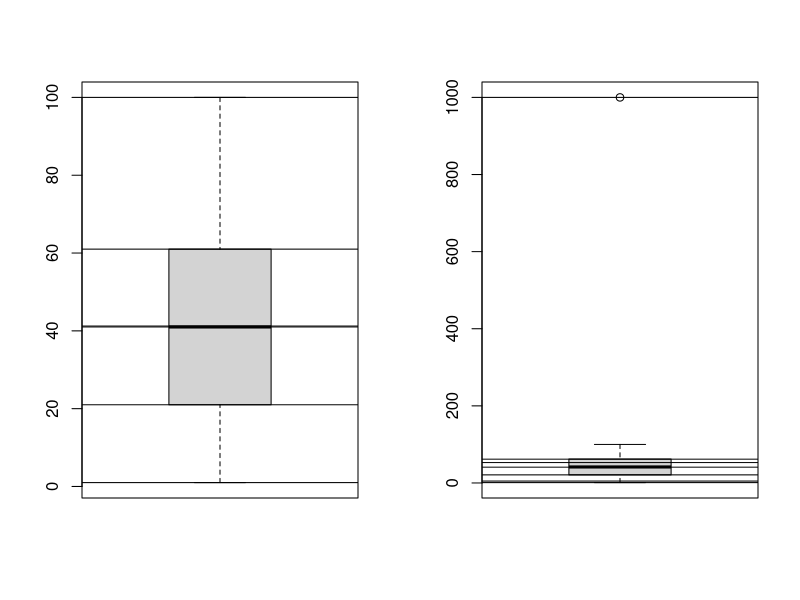
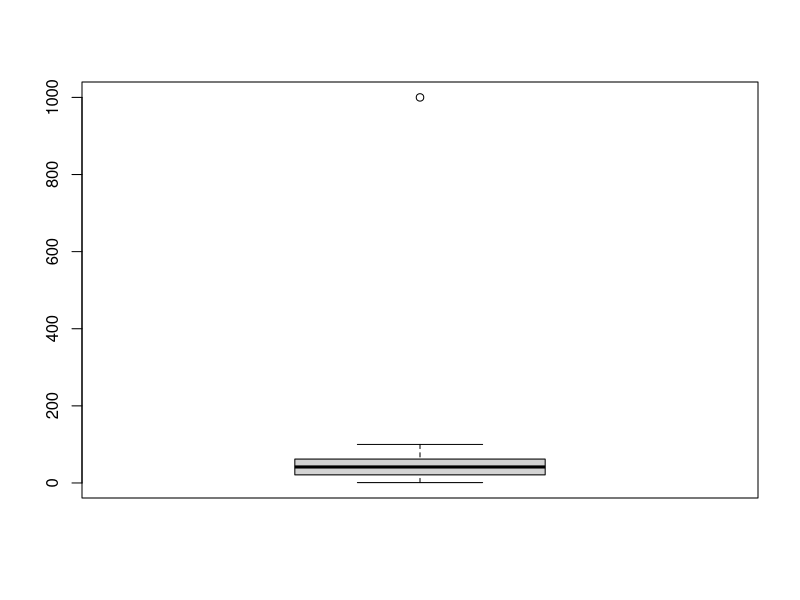

Reproduce these figures in R, in order. (Note: this script raises an error after producing the figures.)



marks=c(1:80,100,1000)
marks2=c(1:80,100)
marks
par(mfrow=c(1,2))
boxplot(marks2)
summary(marks2)
abline(h=c(1,21,41,41.23,61,100))
boxplot(marks)
abline(h=c(1,21,41,5,52.93,61.75,1000))

mean(marks2);mean(marks)
median(marks2);median(marks)
summary(marks)
par(mfrow=c(1,1))
boxplot(marks)


fit2=lm(weight~height)






#identify
set.seed(482)
y=rnorm(100)
boxplot(y)
identify(rep(1,length(y)),y,labels=seq_along(y))
y[86]

